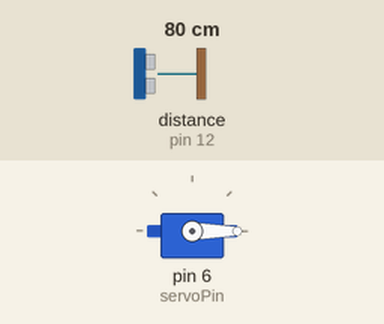
Recording of a sketch running on a simulated Arduino Uno, built with avr-gcc and run on an emulated ATmega328P. Parts: servo. Wiring (inferred from the names in the program): ultrasonic range finder: trigger pin 13; echo pin 12. The inputs (shaded band) are chosen by the test bench; at power-on: distance to the obstacle (sensor on pin 12) 80 cm. The echo pulse lasts 58.3 µs per cm; what the sketch prints to the serial monitor is not drawn.

Above: at 1.3 s.
1.4 s: distance to the obstacle (sensor on pin 12) set to 56 cm
3.1 s: distance to the obstacle (sensor on pin 12) set to 47 cm
At 6.0 s:
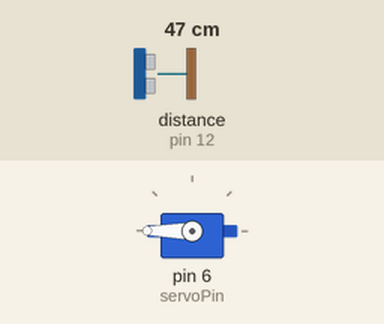
6.1 s: distance to the obstacle (sensor on pin 12) set to 60 cm
At 6.6 s:
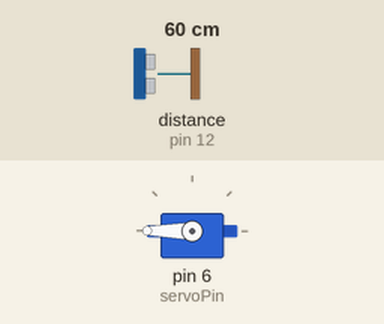
7.6 s: distance to the obstacle (sensor on pin 12) set to 2 cm
At 8.5 s:
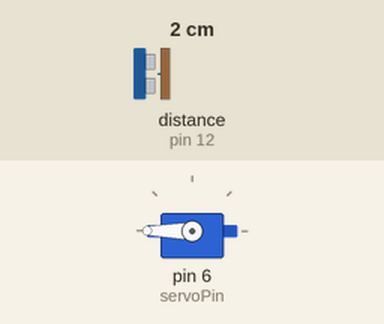
Timing chart, 0 to 11.6 s (numbered marks = the images above; inputs shaded):
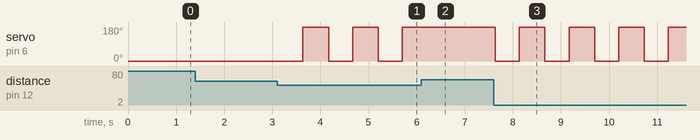

The sketch:

TeatServoultrasonic.ino
```cpp
#include <Servo.h>
Servo myservo;
int trigPin = 13;
int echoPin = 12;
int servoPin = 6;
long duration, distance, average;
long aver[13];

void setup(){
    Serial.begin(9600);
    myservo.attach(servoPin);
    pinMode(trigPin, OUTPUT);
    pinMode(echoPin, INPUT);
    myservo.write(0);
    delay(100);
    myservo.detach();
}


 int sensor = 0;
 void loop(){
digitalWrite(10,HIGH);
digitalWrite(trigPin,LOW);
delayMicroseconds(5);
digitalWrite(trigPin,HIGH);
delayMicroseconds(15);
digitalWrite(trigPin,LOW);
pinMode(echoPin,INPUT);

duration = pulseIn(echoPin,HIGH);
distance = duration * 0.034 / 2;

     for (int sensor=0; sensor<=2; sensor++){

         aver[sensor] = distance;
         delay(10);
     }


     if (distance<=50){
         myservo.attach(servoPin);
         delay(1);
         myservo.write(0);
         delay(500);
         myservo.write(180);
         delay(500);
         myservo.detach();
     }
     Serial.print(distance);
 }

 
```

Measured:
- the behaviour switches between 52 and 51 cm on distance to the obstacle (sensor on pin 12) (found by bisection; images 0 and 1)
- after the input at 1.4 s, every drawn part: stays the same
- after the input at 3.1 s, servo on pin 6 (servoPin): alternates 180° for 0.53 s and 0° for 0.50 s, starting after 0.54 s
- after the input at 6.1 s, servo on pin 6 (servoPin): stays 180° (without the input it goes to 0° after 0.14 s)
- after the input at 7.6 s, servo on pin 6 (servoPin): alternates 180° for 0.53 s and 0° for 0.50 s, starting at once
